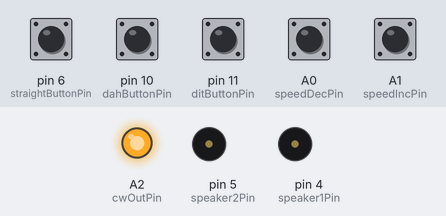
This sketch was run on a simulated Arduino Nano, built with avr-gcc and run on an emulated ATmega328P. Parts: output pins drawn as LEDs (lit = HIGH), buzzer (waves = sounding, pin HIGH). Dashed ring = blinking. Inputs (shaded band) come from the test bench; at power-on: A0 (speedDecPin), A1 (speedIncPin), pin 6 (straightButtonPin), pin 10 (dahButtonPin), pin 11 (ditButtonPin) HIGH.

Above: at 1.2 s.
1.3 s: pin 6 (straightButtonPin) pulled LOW for 0.15 s
At 1.47 s:
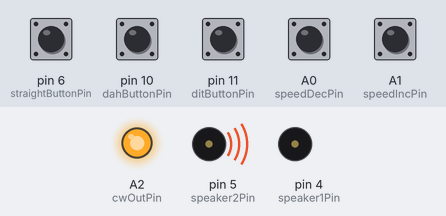
3.0 s: pin 10 (dahButtonPin) pulled LOW for 1 s
At 3.25 s:
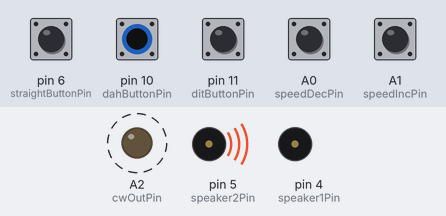
6.0 s: pin 11 (ditButtonPin) pulled LOW for 1 s
At 6.41 s:
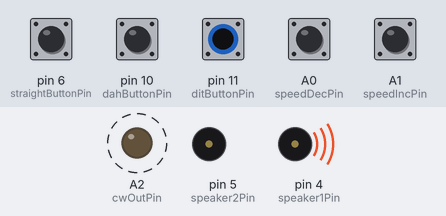
Timing chart, 0 to 9.0 s (numbered marks = the images above; inputs shaded):
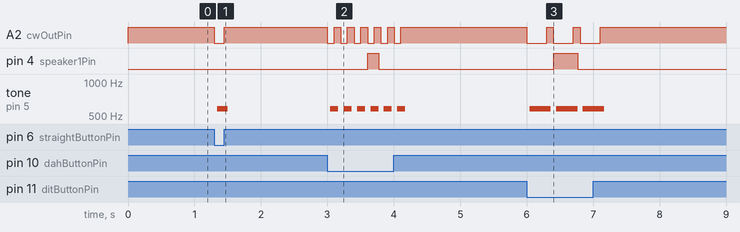

The sketch:

PracticeOscillator.ino
```cpp
/*
 * Original code from https://github.com/jmharvey1/ArduinoCPO
 *
 * The Following Code was originally written to use a SS Micro as a simple code practice oscillator
 * (Other Arduino platforms should work as well, But as of this writing, IMO, the SS Micro is probably the most cost effective solution)
 * The input keying method can be either a straight Key, or a "Paddle" type Key
 * With the paddle key input the oscilator supports Iambic "A" mode.
 * Note the straight key uses a seperate input pin (D16) from the paddle inputs (D10 & D11).
 * For output the SS Micro can directly drive a 8 ohm speaker wired in serries with 200 ohms (pins D14 & 15)
 * Speaker volume wired this way is not loud, but ample for most code practice envirnoments
 *********************************
 * Modifications by JH 20230719
 * Using Arduino Nano so A0 is on the same pin as D14 and A1 is on the same pin as D15
 * Changing pins as follows:
 * Old D14 = D4  (Speaker)
 * Old D15 = D5  (Speaker)
 * Old D16 = D6  (Straight Key)
 *
 * Storing pins in variables for easier adaptability
 *
 */

/* Pin Variables - JH */
int dahButtonPin = 10;
int ditButtonPin = 11;
int straightButtonPin = 6;
int speaker1Pin = 4;
int speaker2Pin = 5;
int speedDecPin = A0;
int speedIncPin = A1;
int cwOutPin = A2;


int wpm =12;// theorecctical sending speed ; measured in Words per Minute
bool DitLast = false;
bool Running = false;
bool DitActive = false;
bool DahActive = false;
bool SpaceActive = false;
bool padDit = false;
bool padDah = false;
bool spdSwNO = true; // change to 'true' if your push button speed switches are are mormally open, or you're not using the speed change function
int DitPeriod; //measured in MilliSeonds; actual value calculated in SetUp section using WPM value
int TonePeriod;//measured in MicroSeconds; the final value is set based on the toneFerq value
int toneFreq = 600; //measured in hertz
int spdChngDelay=0;
unsigned long End;
unsigned long ok2Chk;

void setup() {
  //start serial connection
  //Serial.begin(9600); // for testing only
  //Configure the Speaker Pins, Digital Pins 14 & 15, as Outputs
  //pinMode(14, OUTPUT);
  pinMode(speaker1Pin, OUTPUT);
  //digitalWrite(14, LOW);
  digitalWrite(speaker1Pin, LOW);
  //pinMode(15, OUTPUT);
  pinMode(speaker2Pin, OUTPUT);
  //digitalWrite(15, LOW);
  digitalWrite(speaker2Pin, LOW);

   //configure Key and Paddle Digital pins 16, 11 & 10 as inputs, and enable the internal pull-up resistor
  //pinMode(16, INPUT_PULLUP);
  pinMode(straightButtonPin, INPUT_PULLUP);
  //pinMode(11, INPUT_PULLUP);
  pinMode(ditButtonPin, INPUT_PULLUP);
  //pinMode(10, INPUT_PULLUP);
  pinMode(dahButtonPin, INPUT_PULLUP);

  //configure A2 (cwOutPin) as digital output [used in this case to drive a seperate CW decoder module]
  //pinMode(A2, OUTPUT);
  pinMode(cwOutPin, OUTPUT);
  //digitalWrite(A2, HIGH);
  digitalWrite(cwOutPin, HIGH);

  //Note switches I used are normally closed, so input goes HIGH when the user operates the switch
  //pinMode(A0, INPUT_PULLUP);
  pinMode(speedDecPin, INPUT_PULLUP);
  //digitalWrite(A0, HIGH); // Commented out by original author
  //pinMode(A1, INPUT_PULLUP);
  pinMode(speedIncPin, INPUT_PULLUP);
  //digitalWrite(A1, HIGH); // Commented out by original author
  DitPeriod = 1200/wpm;
  TonePeriod= (int)( 1000000.0/((float)toneFreq*2));

}

void loop() {
  //read input pins (Low means contact closure)
  //int Pin16Val = digitalRead(16);//straight Key input
  //int Pin10Val = digitalRead(10); //Paddle "Dit" input
  //int Pin11Val = digitalRead(11);//Paddle "Dah" input
  //int PinA0Val = digitalRead(A0); //Speed Decrement input
  //int PinA1Val = digitalRead(A1);//Speed Increment input
  int Pin16Val = digitalRead(straightButtonPin);//straight Key input
  int Pin10Val = digitalRead(dahButtonPin); //Paddle "Dit" input
  int Pin11Val = digitalRead(ditButtonPin);//Paddle "Dah" input
  int PinA0Val = digitalRead(speedDecPin); //Speed Decrement input
  int PinA1Val = digitalRead(speedIncPin);//Speed Increment input
  if(spdSwNO){
    PinA0Val = !PinA0Val;
    PinA1Val = !PinA1Val;
  }
  if (!Pin16Val){//if TRUE, Straight Key input is closed [to Ground])
   MakeTone();
   Running = false;
   DitActive = false;
   DahActive = false;
   SpaceActive = false;
  }
  if((SpaceActive & (millis()>ok2Chk))|| !Running ){ //
    if(!Pin10Val) padDit = true;
    if(!Pin11Val) padDah = true;
  }
  if (!Running){// Check "paddle" status
    if (padDit & padDah){// if "TRUE" both input pins are closed, and we are in the "Iambic" mode
      if(DitLast) padDit = false;
      else padDah = false;
    }
    if (padDit & !DitActive ){
      DitActive = true;
      Running = true;
      padDit = false;
      End = (DitPeriod) + millis();
      //Serial.println(End);// testing only
    }
    else if (padDah & !DahActive ){
      DahActive = true;
      padDah = false;
      Running = true;
      End = (3*DitPeriod) +  millis();
    }
    //now check for speed change, But only we are actively sending stuff
    if (!Pin10Val || !Pin11Val){
      if(PinA0Val){ //user signaling to decrease speed
        spdChngDelay++;
        if(spdChngDelay==3){
          spdChngDelay=0;
          wpm--;
          if(wpm <8) wpm = 8;
          DitPeriod = 1200/wpm;
        }
      }
      if(PinA1Val){ //user signaling to increase speed
        spdChngDelay++;
        if(spdChngDelay==3){
          spdChngDelay=0;
          wpm++;
          if(wpm >30) wpm = 30;
          DitPeriod = 1200/wpm;
        }
      }
    }
  }
  else{// We are "running" (electronic keyer / Paddle mode is active)
    if (!SpaceActive){
      if (End > millis()){
          MakeTone();
        }
      else{
        End = (DitPeriod) +  millis();
        ok2Chk = millis()+ (2*DitPeriod/3);//start looking ahead to see which symbol (dit/dah) the user wants to send next; in this case, the micro will check paddle status 2/3 the way thru the space interval
        SpaceActive = true;
        if (DitActive){
          DitActive = false;
          DitLast = true;
        }
        else{
          DahActive = false;
          DitLast = false;
        }
      }
    }
    else{ // SpaceActive is true;  So we want to remain silent for the lenght of a "dit"
       if (End > millis()){
        //digitalWrite(A2, HIGH); //output to remote decoder
        digitalWrite(cwOutPin, HIGH); //output to remote decoder
        //digitalWrite(14, LOW);
        digitalWrite(speaker1Pin, LOW);
        //digitalWrite(15, LOW);
        digitalWrite(speaker2Pin, LOW);
      }
      else{ //"dit" silence period met, so clear spaceActive flag
        SpaceActive = false;
        Running = false;
      }
    }

 }// end of "Running" flag set 'true' (electronic keyer is active) code

  if(Pin16Val & !Running ){ //if the straight key input is "Open", and the Paddle mode isn't active, turn the speaker off
    //digitalWrite(A2, HIGH); //output to remote decoder
    digitalWrite(cwOutPin, HIGH); //output to remote decoder
    //digitalWrite(14, LOW);
    digitalWrite(speaker1Pin, LOW);
    //digitalWrite(15, LOW);
    digitalWrite(speaker2Pin, LOW);
  }

  delayMicroseconds(TonePeriod);// pause for 1/2 a tone cycle before repeating the Loop.
}//End Main Loop

void MakeTone(){//Cycle the speaker pins
  //digitalWrite(A2, LOW); //output to remote decoder
  digitalWrite(cwOutPin, LOW); //output to remote decoder
  //digitalWrite(14, LOW);
  digitalWrite(speaker1Pin, LOW);
  //digitalWrite(15, HIGH);
  digitalWrite(speaker2Pin, HIGH);
  delayMicroseconds(TonePeriod);
  //digitalWrite(14, HIGH);
  digitalWrite(speaker1Pin, HIGH);
  //digitalWrite(15, LOW);
  digitalWrite(speaker2Pin, LOW);
}
```

Measured:
- after the input at 1.3 s, A2 (cwOutPin): HIGH → LOW at once, → HIGH 0.15 s later; tone on pin 5 (speaker2Pin): silent → 581 Hz at once, → 582 Hz 0.08 s later, → silent 0.08 s later
- after the input at 3.0 s, A2 (cwOutPin): alternates HIGH for 0.10 s and LOW for 0.10 s, 12 changes in all, then stays HIGH, starting at once; pin 4 (speaker1Pin): LOW → HIGH after 0.61 s, → LOW 0.16 s later
- after the input at 6.0 s, A2 (cwOutPin): alternates HIGH for 0.10 s and LOW for 0.30 s, 6 changes in all, then stays HIGH, starting at once; pin 4 (speaker1Pin): LOW → HIGH after 0.41 s, → LOW 0.36 s later
